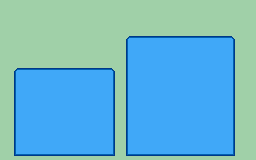

This game map was drawn from its Tiled (.tmx) file and the tilesets committed beside it. A one-line description and the full map source follow:
An orthogonal 32x20 tile map with 8x8 px tiles, 1 tile layer (Tile Layer 1).

<map version="1.10" tiledversion="1.11.2" orientation="orthogonal" renderorder="right-down" width="32" height="20" tilewidth="8" tileheight="8" infinite="0" nextlayerid="2" nextobjectid="1">
 <tileset firstgid="1" name="MenuTiles" tilewidth="8" tileheight="8" tilecount="128" columns="16">
  <image source="../../MenuTiles.png" width="128" height="64" />
 </tileset>
 <layer id="1" name="Tile Layer 1" width="32" height="20">
  <data encoding="csv">
1,1,1,1,1,1,1,1,1,1,1,1,1,1,1,1,1,1,1,1,1,1,1,1,1,1,1,1,1,1,1,1,
1,1,1,1,1,1,1,1,1,1,1,1,1,1,1,1,1,1,1,1,1,1,1,1,1,1,1,1,1,1,1,1,
1,1,1,1,1,1,1,1,1,1,1,1,1,1,1,1,1,1,1,1,1,1,1,1,1,1,1,1,1,1,1,1,
1,1,1,1,1,1,1,1,1,1,1,1,1,1,1,1,1,1,1,1,1,1,1,1,1,1,1,1,1,1,1,1,
1,1,1,1,1,1,1,1,1,1,1,1,1,1,1,2,3,4,4,4,4,4,4,4,4,4,4,4,4,6,1,1,
1,1,1,1,1,1,1,1,1,1,1,1,1,1,1,7,9,9,9,9,9,9,9,9,9,9,9,9,9,11,1,1,
1,1,1,1,1,1,1,1,1,1,1,1,1,1,1,7,9,9,9,9,9,9,9,9,9,9,9,9,9,11,1,1,
1,1,1,1,1,1,1,1,1,1,1,1,1,1,1,7,9,9,9,9,9,9,9,9,9,9,9,9,9,11,1,1,
1,2,3,4,4,4,4,4,4,4,4,4,4,4,6,7,9,9,9,9,9,9,9,9,9,9,9,9,9,11,1,1,
1,7,9,9,9,9,9,9,9,9,9,9,9,9,11,7,9,9,9,9,9,9,9,9,9,9,9,9,9,11,1,1,
1,7,9,9,9,9,9,9,9,9,9,9,9,9,11,7,9,9,9,9,9,9,9,9,9,9,9,9,9,11,1,1,
1,7,9,9,9,9,9,9,9,9,9,9,9,9,11,7,9,9,9,9,9,9,9,9,9,9,9,9,9,11,1,1,
1,7,9,9,9,9,9,9,9,9,9,9,9,9,11,7,9,9,9,9,9,9,9,9,9,9,9,9,9,11,1,1,
1,7,9,9,9,9,9,9,9,9,9,9,9,9,11,7,9,9,9,9,9,9,9,9,9,9,9,9,9,11,1,1,
1,7,9,9,9,9,9,9,9,9,9,9,9,9,11,7,9,9,9,9,9,9,9,9,9,9,9,9,9,11,1,1,
1,7,9,9,9,9,9,9,9,9,9,9,9,9,11,7,9,9,9,9,9,9,9,9,9,9,9,9,9,11,1,1,
1,7,9,9,9,9,9,9,9,9,9,9,9,9,11,7,9,9,9,9,9,9,9,9,9,9,9,9,9,11,1,1,
1,7,9,9,9,9,9,9,9,9,9,9,9,9,11,7,9,9,9,9,9,9,9,9,9,9,9,9,9,11,1,1,
1,7,9,9,9,9,9,9,9,9,9,9,9,9,11,7,9,9,9,9,9,9,9,9,9,9,9,9,9,11,1,1,
1,27,28,28,28,28,28,28,28,28,28,28,28,28,32,27,28,28,28,28,28,28,28,28,28,28,28,28,28,32,1,1
</data>
 </layer>
</map>
